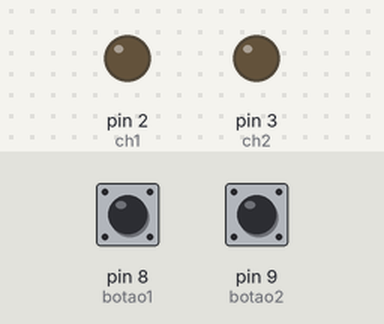
Bench run of a sketch on a simulated Arduino Uno, built with avr-gcc and run on an emulated ATmega328P. Parts: output pins drawn as LEDs (lit = HIGH). The test bench sets the inputs (shaded band); at power-on: pin 8 (botao1) LOW, pin 9 (botao2) LOW.

Above: at 1.2 s.
1.3 s: pin 8 (botao1) pulled HIGH for 0.15 s
At 1.9 s:
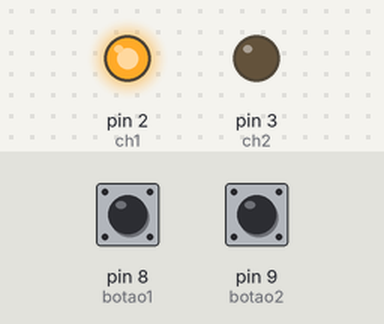
3.0 s: pin 9 (botao2) pulled HIGH for 0.15 s
At 4.4 s:
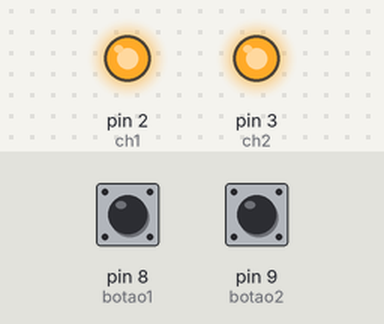
4.7 s: pin 8 (botao1) pulled HIGH for 1 s
At 6.3 s:
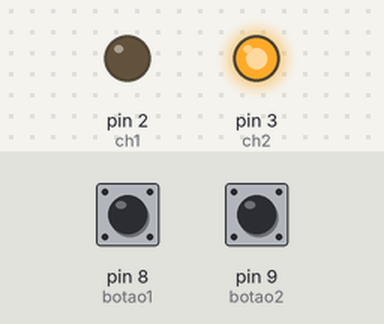
7.2 s: pin 8 (botao1) pulled HIGH for 3.2 s
At 11.1 s:
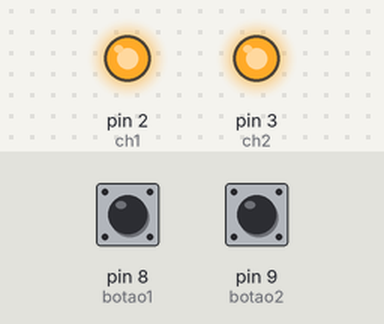
11.9 s: pin 9 (botao2) pulled HIGH for 1 s
At 14.2 s:
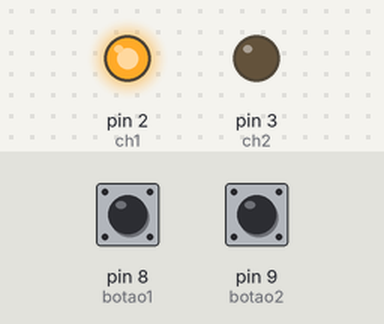
Timing chart, 0 to 15.4 s (numbered marks = the images above; inputs shaded):
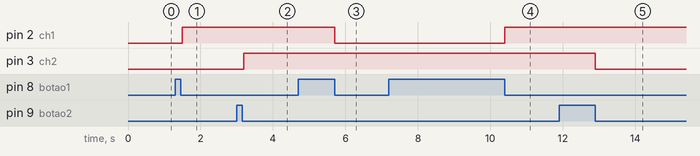

Measured:
- after the input at 1.3 s, pin 2 (ch1): LOW → HIGH after 0.20 s
- after the input at 3.0 s, pin 3 (ch2): LOW → HIGH after 0.20 s
- after the input at 4.7 s, pin 2 (ch1): HIGH → LOW after 1.0 s
- after the input at 7.2 s, pin 2 (ch1): LOW → HIGH after 3.2 s
- after the input at 11.9 s, pin 3 (ch2): HIGH → LOW after 1.0 s

The sketch:

Botao_com_Retencao_2_Canais_Pull_Down.ino
```cpp
 /* Muda o estado dos canais com um
 pulso ALTO ao SOLTAR o botão*/

 #define ch1 2
 #define ch2 3
 #define botao1 8
 #define botao2 9
 int leitura_ch1;
 int leitura_ch2;
 int status_ch1 = 0;
 int status_ch2 = 0;

 void setup() {
   pinMode(ch1, OUTPUT);
   pinMode(ch2, OUTPUT);
   pinMode(botao1, INPUT);
   pinMode(botao2, INPUT);
   digitalWrite(ch1, LOW);
   digitalWrite(ch2, LOW);
 }

 void loop() {
     Canal_01:
     leitura_ch1 = digitalRead(botao1);
     if (leitura_ch1 != 0)
     { while(digitalRead(botao1) != 0)
     delay(100);
     status_ch1 = !status_ch1;
     digitalWrite(ch1, status_ch1); }

     Canal_02:
     leitura_ch2 = digitalRead(botao2);
     if (leitura_ch2 != 0)
     { while(digitalRead(botao2) != 0)
     delay(100);
     status_ch2 = !status_ch2;
     digitalWrite(ch2, status_ch2); }
 }
```
